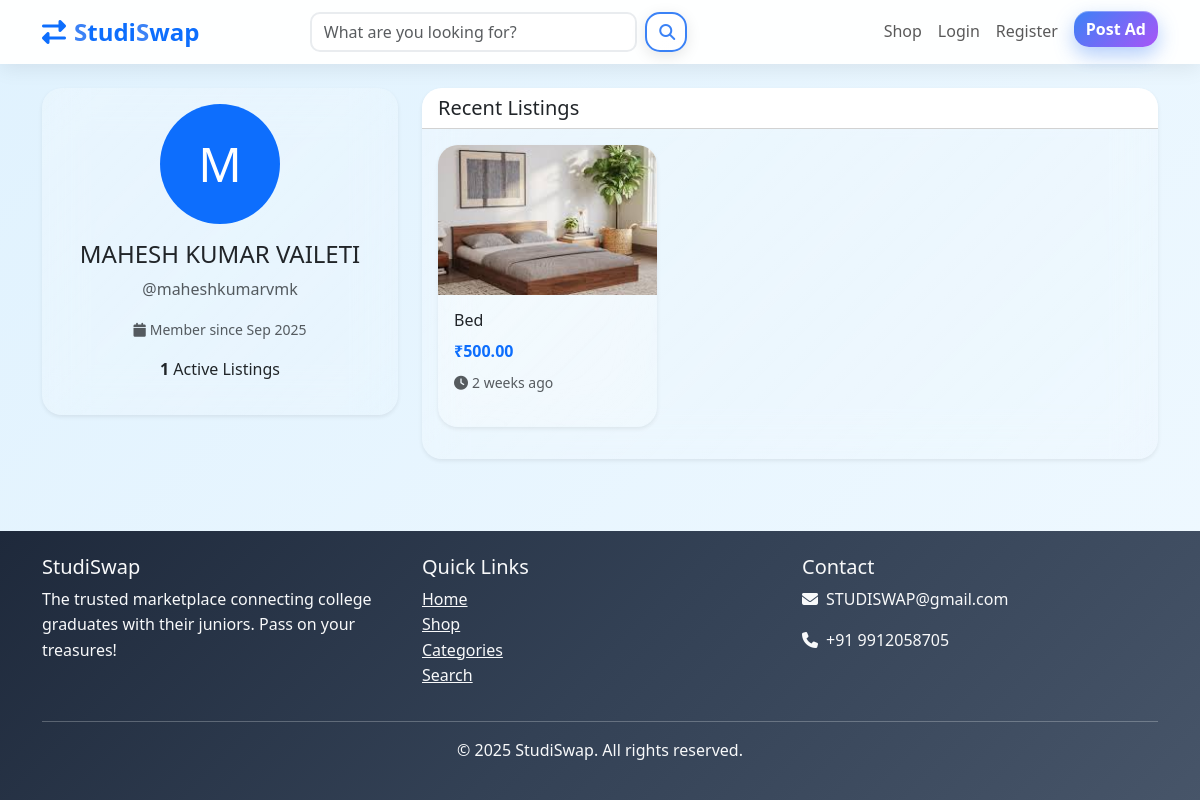
The app's page /accounts/profile/maheshkumarvmk/ with its own data.
### accounts/models.py (models this page shows, shortened)
class UserProfile(models.Model):
    GRADUATION_STATUS_CHOICES = [
        ('current', 'Current Student'),
        ('recent', 'Recent Graduate (0-2 years)'),
        ('alumni', 'Alumni (2+ years)'),
    ]
    user = models.OneToOneField(User, on_delete=models.CASCADE, related_name='profile')
    phone = models.CharField(max_length=15, blank=True)
    address = models.TextField(blank=True)
    city = models.CharField(max_length=100, blank=True)
    state = models.CharField(max_length=100, blank=True)
    country = models.CharField(max_length=100, blank=True)
    postal_code = models.CharField(max_length=10, blank=True)
    profile_image = models.ImageField(upload_to='profiles/', blank=True, null=True)
    date_of_birth = models.DateField(blank=True, null=True)
    is_verified = models.BooleanField(default=False)
    college_name = models.CharField(max_length=200, blank=True, help_text="Name of your college/university")
    graduation_year = models.PositiveIntegerField(blank=True, null=True, help_text="Year of graduation")
    course = models.CharField(max_length=100, blank=True, help_text="Your course/degree (e.g., B.Tech CSE, MBA, etc.)")
    graduation_status = models.CharField(max_length=20, choices=GRADUATION_STATUS_CHOICES, default='current')
    created_at = models.DateTimeField(auto_now_add=True)
    updated_at = models.DateTimeField(auto_now=True)
    @property
    def full_name(self):
        return f"{self.user.first_name} {self.user.last_name}".strip() or self.user.username

### products/models.py (models this page shows, shortened)
class Product(models.Model):
    CONDITION_CHOICES = [
        ('new', 'New'),
        ('like_new', 'Like New'),
        ('good', 'Good'),
        ('fair', 'Fair'),
        ('poor', 'Poor'),
    ]
    STATUS_CHOICES = [
        ('active', 'Active'),
        ('sold', 'Sold'),
        ('inactive', 'Inactive'),
    ]
    title = models.CharField(max_length=200)
    slug = models.SlugField(max_length=200, unique=True, blank=True)
    description = models.TextField()
    price = models.DecimalField(max_digits=10, decimal_places=2)
    category = models.ForeignKey(Category, on_delete=models.CASCADE, related_name='products')
    condition = models.CharField(max_length=20, choices=CONDITION_CHOICES, default='good')
    seller = models.ForeignKey(User, on_delete=models.CASCADE, related_name='products')
    status = models.CharField(max_length=20, choices=STATUS_CHOICES, default='active')
    city = models.CharField(max_length=100)
    state = models.CharField(max_length=100, blank=True)
    country = models.CharField(max_length=100, default='India')
    brand = models.CharField(max_length=100, blank=True)
    model = models.CharField(max_length=100, blank=True)
    is_negotiable = models.BooleanField(default=True)
    is_featured = models.BooleanField(default=False)
    created_at = models.DateTimeField(auto_now_add=True)
    updated_at = models.DateTimeField(auto_now=True)
    views_count = models.PositiveIntegerField(default=0)
    class Meta:
        ordering = ['-created_at']
        indexes = [
            models.Index(fields=['-created_at']),
            models.Index(fields=['status']),
            models.Index(fields=['category']),
            models.Index(fields=['city']),
        ]
    def get_absolute_url(self):
        return reverse('products:product_detail', kwargs={'slug': self.slug})
    @property
    def main_image(self):
        image = self.images.first()
        return image.image.url if image else None

class ProductImage(models.Model):
    product = models.ForeignKey(Product, on_delete=models.CASCADE, related_name='images')
    image = models.ImageField(upload_to='products/')
    alt_text = models.CharField(max_length=200, blank=True)
    is_primary = models.BooleanField(default=False)
    created_at = models.DateTimeField(auto_now_add=True)
    class Meta:
        ordering = ['-is_primary', 'created_at']

### accounts/views.py (the view)
# urls.py: path('profile/<str:username>/', views.PublicProfileView.as_view(), name='public_profile'),
class PublicProfileView(TemplateView):
    template_name = 'accounts/public_profile.html'
    def get_context_data(self, **kwargs):
        context = super().get_context_data(**kwargs)
        user = get_object_or_404(User, username=kwargs['username'])
        context['profile_user'] = user
        context['profile'] = user.profile
        context['products'] = Product.objects.filter(
            seller=user,
            status='active'
        ).order_by('-created_at')[:10]
        context['products_count'] = Product.objects.filter(
            seller=user,
            status='active'
        ).count()
        return context

### templates/accounts/public_profile.html (shortened to what this page needs)
{% extends 'base.html' %}
{% block content %}
<div class="container py-4">
    <div class="row">
        <div class="col-md-4 mb-4">
            <div class="card border-0 shadow-sm">
                <div class="card-body text-center">
                    {% if profile.profile_image %}
                        <img src="{{ profile.profile_image.url }}"
                             class="rounded-circle mb-3" width="120" height="120" style="object-fit: cover;">
                    {% else %}
                        <div class="bg-primary text-white rounded-circle d-flex align-items-center justify-content-center mx-auto mb-3"
                             style="width: 120px; height: 120px; font-size: 3rem;">
                            {{ profile_user.first_name|first|default:profile_user.username|first }}
                        </div>
                    {% endif %}
                    <h4>{{ profile.full_name }}</h4>
                    <p class="text-muted">@{{ profile_user.username }}</p>
                    <p class="text-muted small">
                        <i class="fas fa-calendar me-1"></i>Member since {{ profile_user.date_joined|date:"M Y" }}
                    </p>
                    <div class="mt-3">
                        <p><strong>{{ products_count }}</strong> Active Listings</p>
                    </div>
                </div>
            </div>
        </div>
        <div class="col-md-8">
            <div class="card border-0 shadow-sm">
                <div class="card-header bg-white d-flex justify-content-between align-items-center">
                    <h5 class="mb-0">Recent Listings</h5>
                </div>
                <div class="card-body">
                    {% if products %}
                        <div class="row">
                            {% for product in products %}
                                <div class="col-md-6 col-lg-4 mb-3">
                                    <div class="card border-0 shadow-sm h-100">
                                        <a href="{{ product.get_absolute_url }}" class="text-decoration-none">
                                            {% if product.main_image %}
                                                <img src="{{ product.main_image }}" alt="{{ product.title }}"
                                                     class="card-img-top" style="height: 150px; object-fit: cover;">
                                            {% else %}
                                                <div class="card-img-top bg-light d-flex align-items-center justify-content-center"
                                                     style="height: 150px;">
                                                    <i class="fas fa-image text-muted" style="font-size: 2rem;"></i>
                                                </div>
                                            {% endif %}
                                            <div class="card-body p-3">
                                                <h6 class="card-title text-dark">{{ product.title|truncatechars:40 }}</h6>
                                                <p class="text-primary fw-bold mb-2">₹{{ product.price }}</p>
                                                <p class="text-muted small">
                                                    <i class="fas fa-clock me-1"></i>{{ product.created_at|timesince }} ago
                                                </p>
                                            </div>
                                        </a>
                                    </div>
                                </div>
                            {% endfor %}
                        </div>
                    {% else %}
                        <div class="text-center py-4">
                            <i class="fas fa-box-open text-muted" style="font-size: 3rem;"></i>
                            <h5 class="mt-3 text-muted">No listings yet</h5>
                            <p class="text-muted">This user hasn't posted any items for sale.</p>
                        </div>
                    {% endif %}
                </div>
            </div>
        </div>
    </div>
</div>
{% endblock %}

### static/css/style.css (style rules this page uses)
body { font-family: "Segoe UI", Tahoma, Geneva, Verdana, sans-serif; line-height: 1.6; color: #2d3748; overflow-x: hidden; background: linear-gradient(135deg, #e0f2fe 0%, #f0f9ff 25%, #fef3c7 50%, #fed7aa 75%, #fce7f3 100%); background-size: 400% 400%; background-attachment: fixed; animation: gradientFlow 20s ease infinite; min-height: 100vh; }
* { transition: all 0.3s ease; }
.card { transition: all 0.4s cubic-bezier(0.175, 0.885, 0.32, 1.275); border-radius: 20px; animation: fadeInUp 0.6s ease-out; background: linear-gradient(135deg, rgba(255, 255, 255, 0.25) 0%, rgba(255, 255, 255, 0.1) 100%); backdrop-filter: blur(20px); border: 2px solid rgba(255, 255, 255, 0.4); box-shadow: 0 8px 32px rgba(0, 0, 0, 0.1), inset 0 1px 0 rgba(255, 255, 255, 0.6); position: relative; overflow: hidden; }
.card::before { content: ''; position: absolute; top: 0; left: -100%; width: 100%; height: 100%; background: linear-gradient(90deg, transparent, rgba(255, 255, 255, 0.3), transparent); transition: left 0.6s ease; }
i { transition: all 0.3s ease; }
.card:nth-child(1) { animation-delay: 0.1s; }
html { scroll-behavior: smooth; }

### templates/base.html (style rules this page uses)
body { animation: fadeIn 0.5s ease-in; }

### records on screen
UserProfile: full_name "MAHESH KUMAR VAILETI"
Product: main_image (picture), title "Bed", price "500.00", created_at "2 weeks"

### other values on screen
{{ profile_user.first_name|first|default:profile_user.username|first }} "M"
{{ profile_user.username }} "maheshkumarvmk"
{{ profile_user.date_joined|date:"M Y" }} "Sep 2025"
{{ products_count }} "1"
